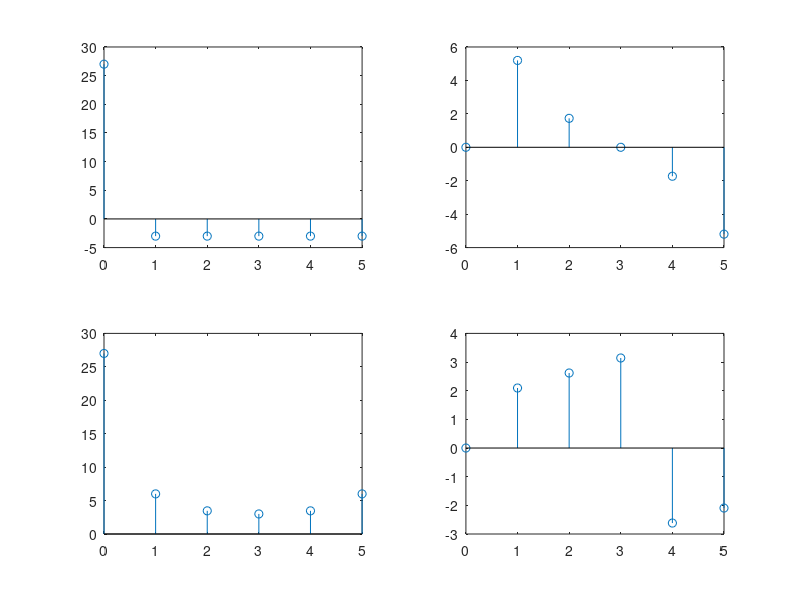
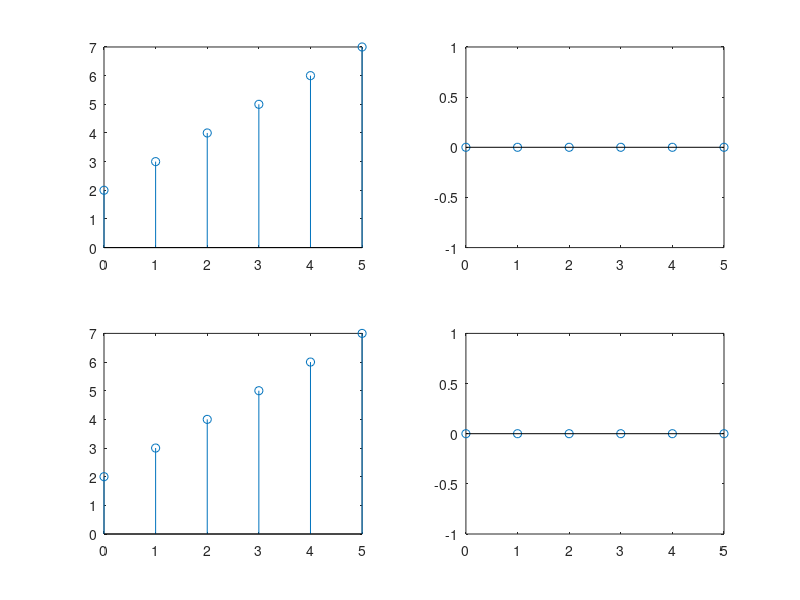

Source code (MATLAB) for these figures, in order:
%%lab13_11
format compact
close all;
clear;
clc;

%generate discrete time
n1=0;
n2=5;
n=n1:n2;
N=length(n);
k=n1:n2;

%generate x
x=n+2;

%generate fft(x)
Xk=fft(x,N);
Rexk=real(Xk);
Imxk=imag(Xk);
Absxk=abs(Xk);
Anglexk=angle(Xk);

%generate ifft(x)
Xki=ifft(Xk,N);
Rexki=real(Xki);
Imxki=imag(Xki);
Absxki=abs(Xki);
Anglexki=angle(Xki);

%display
figure();

subplot(2,2,1);
stem(k,Rexk);

subplot(2,2,2);
stem(k,Imxk);

subplot(2,2,3);
stem(k,Absxk);

subplot(2,2,4);
stem(k,Anglexk);

figure();

subplot(2,2,1);
stem(k,Rexki);

subplot(2,2,2);
stem(k,Imxki);

subplot(2,2,3);
stem(k,Absxki);

subplot(2,2,4);
stem(k,Anglexki);
